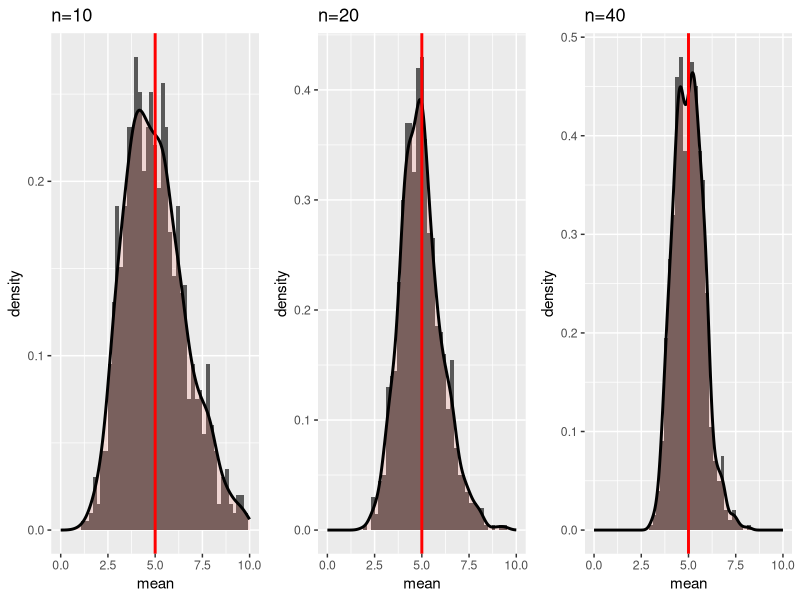
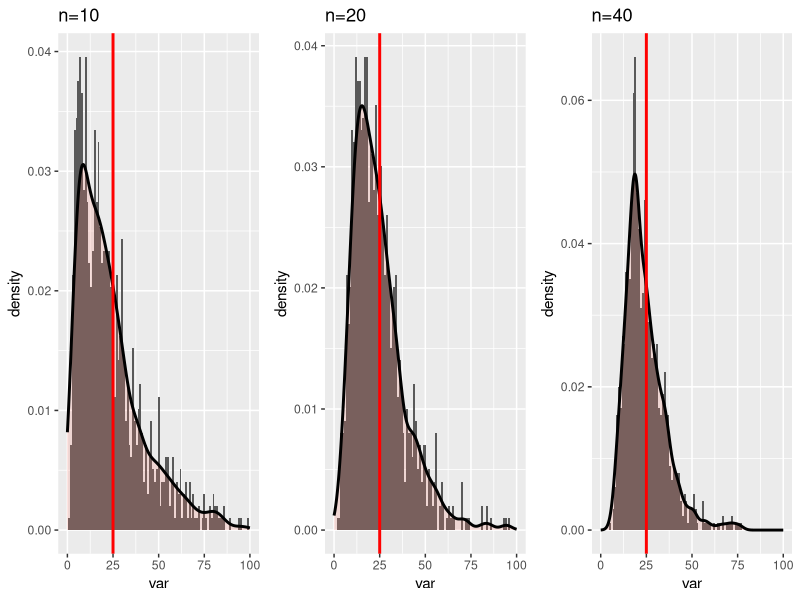
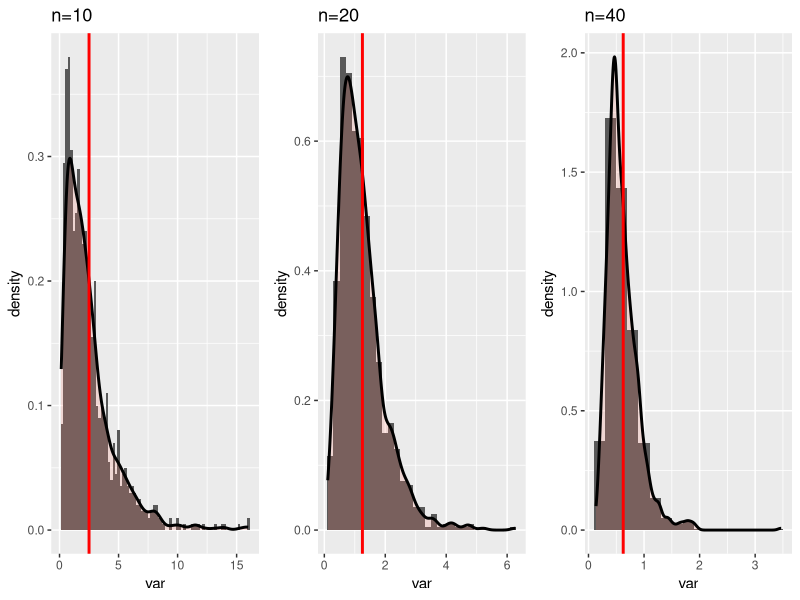

The R source for these figures, in order:
## ---- chunk 1
set.seed(0)
run_simulation <- function(num_simulations, num_samples, eval_option, lambda=0.2) {
    sample_means = NULL
    sample_variances = NULL
    for (sim_idx in 1:num_simulations) {
        sim_data = rexp(num_samples, rate = lambda)
        sample_means = c(sample_means, mean(sim_data))
        sample_variances = c(sample_variances, var(sim_data))
    }
    sample_means <- data.frame(mean=sample_means) 
    sample_vars <- data.frame(var=sample_variances)
    results <- NULL
    if(eval_option=="mean")
        results <- sample_means
    if(eval_option=="var")
        results <- sample_vars
    return(results)
}
## ---- chunk 2
library(ggplot2)
# Multiple plot function
#
# ggplot objects can be passed in ..., or to plotlist (as a list of ggplot objects)
# - cols:   Number of columns in layout
# - layout: A matrix specifying the layout. If present, 'cols' is ignored.
#
# If the layout is something like matrix(c(1,2,3,3), nrow=2, byrow=TRUE),
# then plot 1 will go in the upper left, 2 will go in the upper right, and
# 3 will go all the way across the bottom.
#
# Reference: http://www.cookbook-r.com/Graphs/Multiple_graphs_on_one_page_(ggplot2)/
multiplot <- function(..., plotlist=NULL, file, cols=1, layout=NULL) {
    require(grid)
    
    # Make a list from the ... arguments and plotlist
    plots <- c(list(...), plotlist)
    
    numPlots = length(plots)
    
    # If layout is NULL, then use 'cols' to determine layout
    if (is.null(layout)) {
        # Make the panel
        # ncol: Number of columns of plots
        # nrow: Number of rows needed, calculated from # of cols
        layout <- matrix(seq(1, cols * ceiling(numPlots/cols)),
                         ncol = cols, nrow = ceiling(numPlots/cols))
    }
    
    if (numPlots==1) {
        print(plots[[1]])
        
    } else {
        # Set up the page
        grid.newpage()
        pushViewport(viewport(layout = grid.layout(nrow(layout), ncol(layout))))
        
        # Make each plot, in the correct location
        for (i in 1:numPlots) {
            # Get the i,j matrix positions of the regions that contain this subplot
            matchidx <- as.data.frame(which(layout == i, arr.ind = TRUE))
            
            print(plots[[i]], vp = viewport(layout.pos.row = matchidx$row,
                                            layout.pos.col = matchidx$col))
        }
    }
}


## ---- chunk 3
num_simulations <- 1000
sample_means_1 <- run_simulation(num_simulations, 10, "mean")
fig_mean_1 <- ggplot(sample_means_1, aes(x=mean)) + 
    geom_histogram(aes(y=..density..), binwidth=0.2) +
    geom_density(size=1, alpha=.2, fill="salmon") +
    geom_vline(xintercept=5, size=1, color="red") +
    xlim(0, 10) +
    ggtitle("n=10") 
sample_means_2 <- run_simulation(num_simulations, 20, "mean")
fig_mean_2 <- ggplot(sample_means_2, aes(x=mean)) + 
    geom_histogram(aes(y=..density..), binwidth=0.2) +
    geom_density(size=1, alpha=.2, fill="salmon") +
    geom_vline(xintercept=5, size=1, color="red") +
    xlim(0, 10) +
    ggtitle("n=20")
sample_means_3 <- run_simulation(num_simulations, 40, "mean")
fig_mean_3 <- ggplot(sample_means_3, aes(x=mean)) + 
    geom_histogram(aes(y=..density..), binwidth=0.2) +
    geom_density(size=1, alpha=.2, fill="salmon") +
    geom_vline(xintercept=5, size=1, color="red") +
    xlim(0, 10) +
    ggtitle("n=40")
multiplot(fig_mean_1, fig_mean_2, fig_mean_3, cols=3)
## ---- chunk 4
sample_vars_1 <- run_simulation(num_simulations, 10, "var")
fig_var_1 <- ggplot(sample_vars_1, aes(x=var)) + 
    geom_histogram(aes(y=..density..), binwidth=1) +
    geom_density(size=1, alpha=.2, fill="salmon") +
    geom_vline(xintercept=25, size=1, color="red") +
    xlim(0,100)+
    ggtitle("n=10") 
sample_vars_2 <- run_simulation(num_simulations, 20, "var")
fig_var_2 <- ggplot(sample_vars_2, aes(x=var)) + 
    geom_histogram(aes(y=..density..), binwidth=1) +
    geom_density(size=1, alpha=.2, fill="salmon") +
    geom_vline(xintercept=25, size=1, color="red") +
    xlim(0,100)+
    ggtitle("n=20")
sample_vars_3 <- run_simulation(num_simulations, 40, "var")
fig_var_3 <- ggplot(sample_vars_3, aes(x=var)) + 
    geom_histogram(aes(y=..density..), binwidth=1) +
    geom_density(size=1, alpha=.2, fill="salmon") +
    geom_vline(xintercept=25, size=1, color="red") +
    xlim(0,100)+
    ggtitle("n=40")
multiplot(fig_var_1, fig_var_2, fig_var_3, cols=3)
## ---- chunk 5
sample_vars_1$var <- sample_vars_1$var / 10
fig_var_1 <- ggplot(sample_vars_1, aes(x=var)) + 
    geom_histogram(aes(y=..density..), binwidth=0.2) +
    geom_density(size=1, alpha=.2, fill="salmon") +
    geom_vline(xintercept=25/10, size=1, color="red") +
    ggtitle("n=10") 
sample_vars_2$var <- sample_vars_2$var / 20
fig_var_2 <- ggplot(sample_vars_2, aes(x=var)) + 
    geom_histogram(aes(y=..density..), binwidth=0.2) +
    geom_density(size=1, alpha=.2, fill="salmon") +
    geom_vline(xintercept=25/20, size=1, color="red") +
    ggtitle("n=20")
sample_vars_3$var <- sample_vars_3$var / 40
fig_var_3 <- ggplot(sample_vars_3, aes(x=var)) + 
    geom_histogram(aes(y=..density..), binwidth=0.2) +
    geom_density(size=1, alpha=.2, fill="salmon") +
    geom_vline(xintercept=25/40, size=1, color="red") +
    ggtitle("n=40")
multiplot(fig_var_1, fig_var_2, fig_var_3, cols=3)
